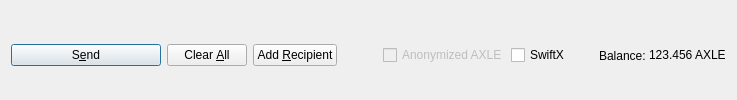
         <widget class="QFrame" name="frame_Send">
          <layout class="QHBoxLayout" name="horizontalLayout">
           <property name="bottomMargin">
            <number>0</number>
           </property>
           <item>
            <widget class="QPushButton" name="sendButton">
             <property name="minimumSize">
              <size>
               <width>150</width>
               <height>0</height>
              </size>
             </property>
             <property name="toolTip">
              <string>Confirm the send action</string>
             </property>
             <property name="text">
              <string>S&amp;end</string>
             </property>
             <property name="icon">
              <iconset resource="../bitcoin.qrc">
               <normaloff>:/icons/send</normaloff>:/icons/send</iconset>
             </property>
             <property name="autoDefault">
              <bool>false</bool>
             </property>
             <property name="default">
              <bool>true</bool>
             </property>
            </widget>
           </item>
           <item>
            <widget class="QPushButton" name="clearButton">
             <property name="sizePolicy">
              <sizepolicy hsizetype="Minimum" vsizetype="Fixed">
               <horstretch>0</horstretch>
               <verstretch>0</verstretch>
              </sizepolicy>
             </property>
             <property name="toolTip">
              <string>Clear all fields of the form.</string>
             </property>
             <property name="text">
              <string>Clear &amp;All</string>
             </property>
             <property name="icon">
              <iconset resource="../bitcoin.qrc">
               <normaloff>:/icons/remove</normaloff>:/icons/remove</iconset>
             </property>
             <property name="autoDefault">
              <bool>false</bool>
             </property>
            </widget>
           </item>
           <item>
            <widget class="QPushButton" name="addButton">
             <property name="toolTip">
              <string>Send to multiple recipients at once</string>
             </property>
             <property name="text">
              <string>Add &amp;Recipient</string>
             </property>
             <property name="icon">
              <iconset resource="../bitcoin.qrc">
               <normaloff>:/icons/add</normaloff>:/icons/add</iconset>
             </property>
             <property name="autoDefault">
              <bool>false</bool>
             </property>
            </widget>
           </item>
           <item>
            <spacer name="horizontalSpacer">
             <property name="orientation">
              <enum>Qt::Horizontal</enum>
             </property>
             <property name="sizeHint" stdset="0">
              <size>
               <width>40</width>
               <height>20</height>
              </size>
             </property>
            </spacer>
           </item>
           <item>
            <layout class="QHBoxLayout" name="horizontalLayout_2">
             <property name="spacing">
              <number>3</number>
             </property>
             <item>
              <widget class="QCheckBox" name="checkzAXLE">
               <property name="enabled">
                <bool>false</bool>
               </property>
               <property name="text">
                <string>Anonymized AXLE</string>
               </property>
              </widget>
             </item>
             <item>
              <widget class="QCheckBox" name="checkSwiftTX">
               <property name="enabled">
                <bool>true</bool>
               </property>
               <property name="minimumSize">
                <size>
                 <width>85</width>
                 <height>0</height>
                </size>
               </property>
               <property name="text">
                <string>SwiftX</string>
               </property>
              </widget>
             </item>
             <item>
              <widget class="QLabel" name="label">
               <property name="text">
                <string>Balance:</string>
               </property>
              </widget>
             </item>
             <item>
              <widget class="QLabel" name="labelBalance">
               <property name="sizePolicy">
                <sizepolicy hsizetype="Preferred" vsizetype="Fixed">
                 <horstretch>0</horstretch>
                 <verstretch>0</verstretch>
                </sizepolicy>
               </property>
               <property name="cursor">
                <cursorShape>IBeamCursor</cursorShape>
               </property>
               <property name="text">
                <string notr="true">123.456 AXLE</string>
               </property>
               <property name="textInteractionFlags">
                <set>Qt::LinksAccessibleByMouse|Qt::TextSelectableByKeyboard|Qt::TextSelectableByMouse</set>
               </property>
              </widget>
             </item>
            </layout>
           </item>
          </layout>
         </widget>
